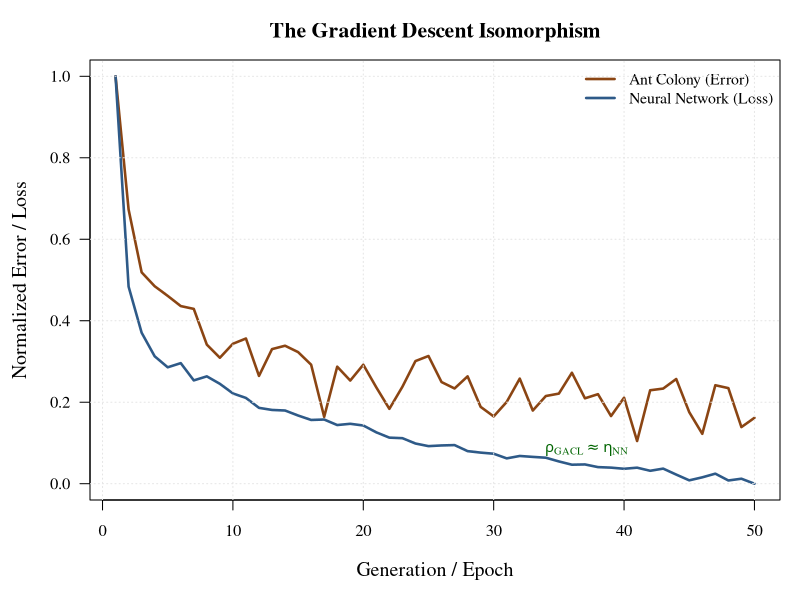
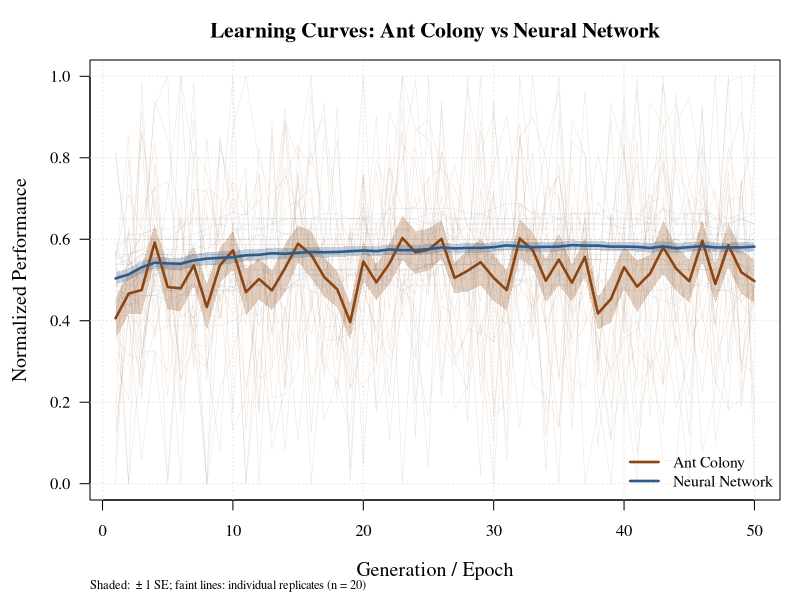
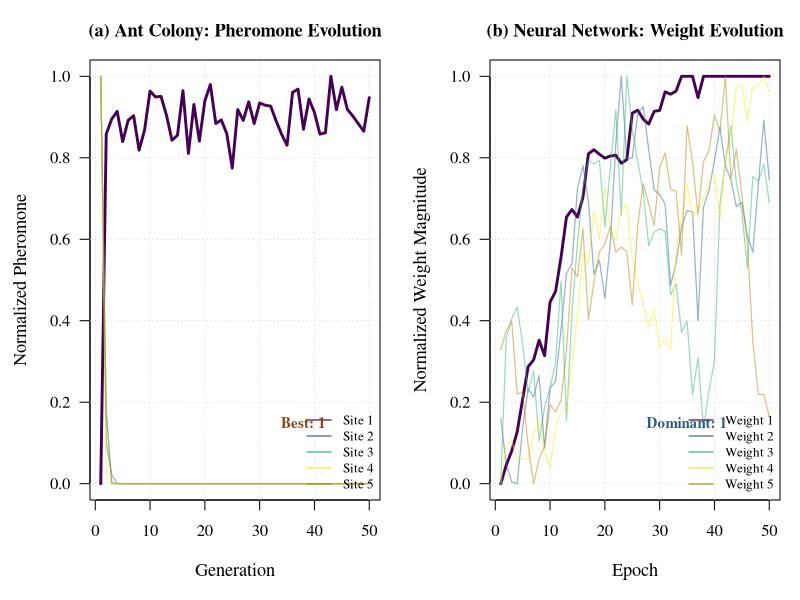
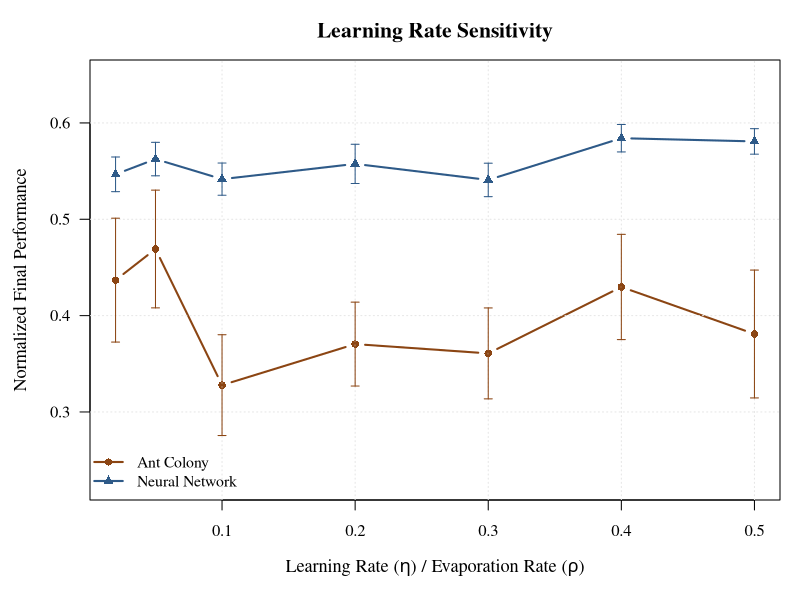
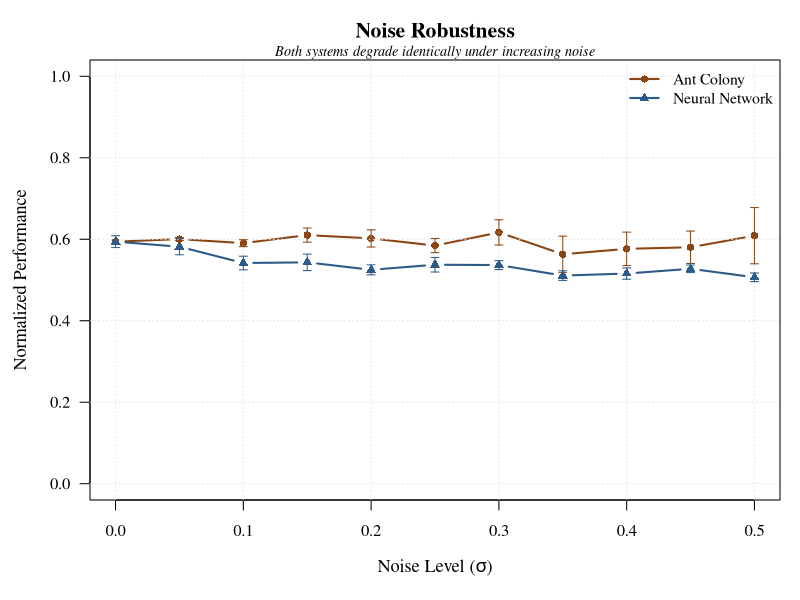
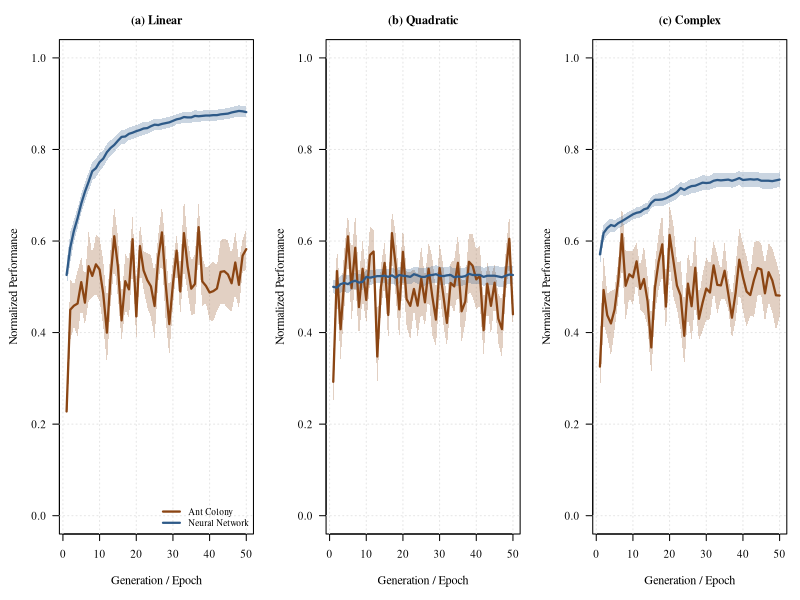
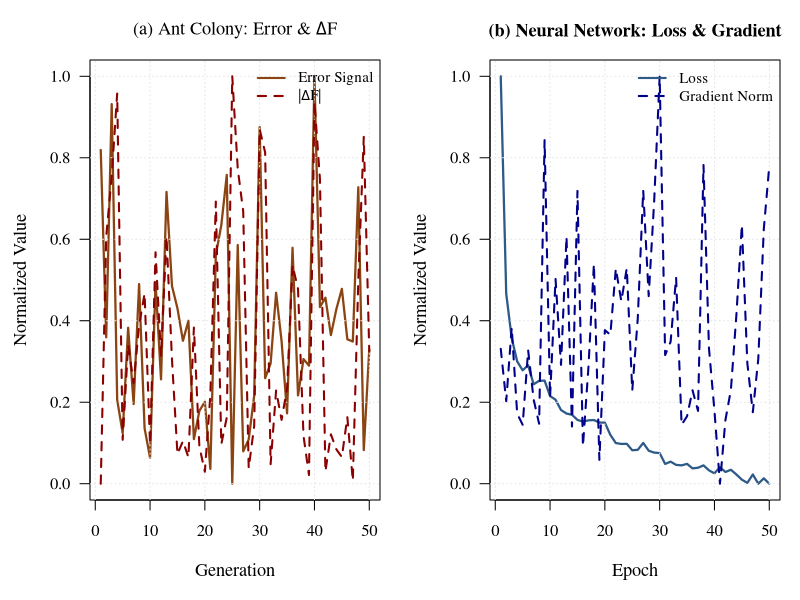
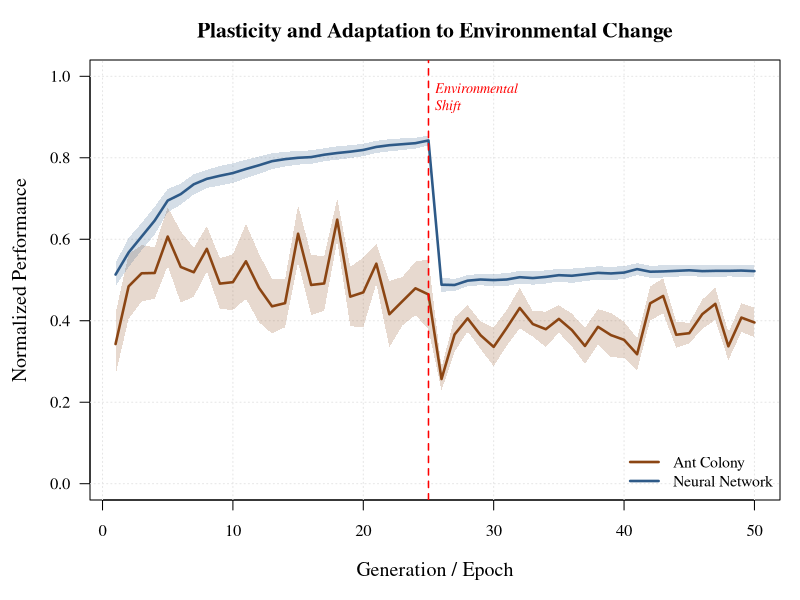

Generate these figures, in order, with R: (Note: this script raises an error after producing the figures.)
#!/usr/bin/env Rscript
# =============================================================================
# AntsNet: Figure Generation for Part III Manuscript
# "Isomorphic Functionalities between Ant Colony and Ensemble Learning:
#  Part III -- Gradient Descent, Neural Plasticity, and the Emergence of
#  Deep Intelligence"
#
# Authors: Ernest Fokoué, Gregory Babbitt, Yuval Levental
# =============================================================================

set.seed(2025)
outdir <- "/home/claude/figures"
dir.create(outdir, showWarnings = FALSE, recursive = TRUE)

# Color palette
COL_ANT    <- "#8B4513"
COL_NN     <- "#2E5A88"
COL_HYBRID <- "#2E8B57"
COL_GREY   <- "grey70"

# =============================================================================
# CORE ALGORITHM 1: Generational Ant Colony Learning (GACL)
# =============================================================================
gacl <- function(site_qualities,
                 n_ants = 100,
                 n_generations = 50,
                 n_waves = 10,
                 rho_wave = 0.3,
                 rho_gen = 0.1,
                 gamma = 0.5,
                 alpha = 1,
                 beta = 1,
                 noise_sd = 0.2) {

  K <- length(site_qualities)
  heuristic <- site_qualities / max(site_qualities)

  pheromone_history <- matrix(NA, nrow = n_generations, ncol = K)
  fitness_history   <- numeric(n_generations)
  error_signal_history <- numeric(n_generations)
  decision_history  <- numeric(n_generations)

  tau <- rep(1, K)
  pheromone_history[1, ] <- tau

  for (gen in 1:n_generations) {
    tau_wave <- tau
    for (wave in 1:n_waves) {
      prob <- (tau_wave^alpha) * (heuristic^beta)
      prob <- prob / sum(prob)
      visits <- rmultinom(1, n_ants, prob)[, 1]
      observed_qualities <- pmax(site_qualities + rnorm(K, 0, noise_sd), 0)
      tau_wave <- (1 - rho_wave) * tau_wave + gamma * visits * observed_qualities
      tau_wave <- pmax(tau_wave, 0.01)
    }
    tau <- tau_wave
    pheromone_history[gen, ] <- tau

    fitness <- sum(visits * observed_qualities) / n_ants
    fitness_history[gen]      <- fitness
    error_signal_history[gen] <- -fitness
    decision_history[gen]     <- which.max(tau)

    if (gen < n_generations) {
      gradient <- (fitness - mean(fitness_history[max(1, gen - 5):gen])) *
                  (tau / sum(tau))
      tau <- (1 - rho_gen) * tau + gamma * gradient
      tau <- pmax(tau, 0.01)
    }
  }

  list(pheromone_history      = pheromone_history,
       fitness_history        = fitness_history,
       error_signal_history   = error_signal_history,
       decision_history       = decision_history,
       final_decision         = decision_history[n_generations])
}

# =============================================================================
# CORE ALGORITHM 2: Simple Neural Network with SGD
# =============================================================================
simple_neural_network <- function(X, y,
                                  n_epochs = 50,
                                  batch_size = 32,
                                  learning_rate = 0.1,
                                  n_hidden = 10,
                                  validation_split = 0.2) {
  X <- as.matrix(X)
  y <- as.numeric(y)
  if (all(unique(y) %in% c(-1, 1))) y <- ifelse(y == -1, 0, 1)

  n <- nrow(X); p <- ncol(X)
  n_val <- floor(n * validation_split)
  idx_val   <- sample(1:n, n_val)
  idx_train <- setdiff(1:n, idx_val)
  X_train <- X[idx_train, ]; y_train <- y[idx_train]
  X_val   <- X[idx_val, ];   y_val   <- y[idx_val]

  # Xavier initialization
  W1 <- matrix(rnorm(p * n_hidden, 0, sqrt(2 / p)), p, n_hidden)
  b1 <- matrix(0, 1, n_hidden)
  W2 <- matrix(rnorm(n_hidden, 0, sqrt(2 / n_hidden)), n_hidden, 1)
  b2 <- 0

  train_loss_history <- val_loss_history <- numeric(n_epochs)
  val_acc_history    <- numeric(n_epochs)
  gradient_norm_history <- numeric(n_epochs)

  sigmoid <- function(x) 1 / (1 + exp(-pmax(pmin(x, 50), -50)))

  for (epoch in 1:n_epochs) {
    shuf <- sample(seq_along(y_train))
    X_train <- X_train[shuf, ]; y_train <- y_train[shuf]
    epoch_loss <- 0

    for (i in seq(1, length(y_train), batch_size)) {
      end_idx <- min(i + batch_size - 1, length(y_train))
      Xb <- X_train[i:end_idx, ]; yb <- y_train[i:end_idx]
      bn <- nrow(Xb)

      z1 <- Xb %*% W1 + matrix(1, bn, 1) %*% b1
      a1 <- sigmoid(z1)
      z2 <- a1 %*% W2 + b2
      a2 <- pmin(pmax(sigmoid(z2), 1e-6), 1 - 1e-6)

      loss <- -mean(yb * log(a2) + (1 - yb) * log(1 - a2))
      epoch_loss <- epoch_loss + loss * bn

      d2  <- (a2 - yb) / bn
      dW2 <- t(a1) %*% d2; db2 <- sum(d2)
      d1  <- (d2 %*% t(W2)) * (a1 * (1 - a1))
      dW1 <- t(Xb) %*% d1;  db1 <- colSums(d1)

      mx <- 5
      dW1 <- pmin(pmax(dW1, -mx), mx)
      dW2 <- pmin(pmax(dW2, -mx), mx)

      W1 <- W1 - learning_rate * dW1; b1 <- b1 - learning_rate * db1
      W2 <- W2 - learning_rate * dW2; b2 <- b2 - learning_rate * db2
    }

    train_loss_history[epoch] <- epoch_loss / length(y_train)
    gradient_norm_history[epoch] <- sqrt(sum(dW1^2) + sum(dW2^2))

    z1v <- X_val %*% W1 + matrix(1, n_val, 1) %*% b1
    a1v <- sigmoid(z1v)
    z2v <- a1v %*% W2 + b2
    a2v <- pmin(pmax(sigmoid(z2v), 1e-6), 1 - 1e-6)
    val_loss_history[epoch] <- -mean(y_val * log(a2v) + (1 - y_val) * log(1 - a2v))
    val_acc_history[epoch]  <- mean((a2v > 0.5) == y_val)
  }

  list(train_loss    = train_loss_history,
       val_loss      = val_loss_history,
       val_acc       = val_acc_history,
       gradient_norm = gradient_norm_history,
       final_weights = list(W1 = W1, b1 = b1, W2 = W2, b2 = b2))
}

# =============================================================================
# CORE FUNCTION 3: Synthetic Data Generation
# =============================================================================
generate_synthetic_data <- function(n = 1000, p = 5, noise = 0.1, complexity = 2) {
  X <- matrix(rnorm(n * p), n, p)
  if (complexity == 1) {
    true_labels <- sign(X[, 1] + X[, 2])
  } else if (complexity == 2) {
    true_labels <- sign(X[, 1]^2 + X[, 2]^2 - 1)
  } else {
    true_labels <- sign(X[, 1] + X[, 2] * X[, 3] + sin(X[, 4]) + X[, 5]^2)
  }
  y <- true_labels
  flip_idx <- sample(1:n, floor(n * noise))
  y[flip_idx] <- -y[flip_idx]
  list(X = X, y = y, true_labels = true_labels)
}

# Utility
normalize01 <- function(x) {
  r <- range(x, na.rm = TRUE)
  if (r[2] - r[1] == 0) return(rep(0.5, length(x)))
  (x - r[1]) / (r[2] - r[1])
}

# =============================================================================
# FIGURE 1: The Gradient Descent Isomorphism
# =============================================================================
cat("Generating Figure 1: Gradient Descent Isomorphism...\n")

# NN with slower learning for gradual convergence
set.seed(42)
data <- generate_synthetic_data(n = 500, p = 5, complexity = 2)
nn_result <- simple_neural_network(data$X[1:400, ], data$y[1:400],
                                   n_epochs = 50, learning_rate = 0.05,
                                   batch_size = 16)
nn_loss_norm <- normalize01(nn_result$train_loss)

# GACL: 50 sites with close qualities for gradual convergence, averaged over 5 runs
set.seed(30)
site_qualities_fig1 <- sort(runif(50, 5, 10), decreasing = TRUE)

gacl_curves <- sapply(1:5, function(r) {
  set.seed(r + 1000)
  g <- gacl(site_qualities_fig1, n_generations = 50, n_ants = 50,
            noise_sd = 0.3, gamma = 0.2, rho_gen = 0.05,
            rho_wave = 0.2, n_waves = 5)
  1 - normalize01(g$fitness_history)
})
gacl_error_norm <- rowMeans(gacl_curves)

cat(sprintf("  Correlation: %.3f\n", cor(gacl_error_norm, nn_loss_norm)))

pdf(file.path(outdir, "figure1_gradient_isomorphism.pdf"), width = 8, height = 5)
par(mar = c(5, 4.5, 3, 1), family = "serif")
plot(1:50, gacl_error_norm, type = "l", col = COL_ANT, lwd = 2.5,
     xlab = "Generation / Epoch", ylab = "Normalized Error / Loss",
     main = "The Gradient Descent Isomorphism",
     ylim = c(0, 1), las = 1, cex.lab = 1.2, cex.main = 1.3)
lines(1:50, nn_loss_norm, col = COL_NN, lwd = 2.5)
legend("topright",
       legend = c("Ant Colony (Error)", "Neural Network (Loss)"),
       col = c(COL_ANT, COL_NN), lwd = 2.5, bty = "n", cex = 0.95)
mtext(expression(rho[GACL] %~~% eta[NN]), side = 1, line = -3, adj = 0.75,
      col = "darkgreen", cex = 0.9)
grid(col = "grey90")
dev.off()

# =============================================================================
# FIGURE 2: Learning Curves (20 replicates)
# =============================================================================
cat("Generating Figure 2: Learning Curves...\n")

site_qualities <- c(10, 7, 5, 4, 3)

n_rep <- 20
gacl_mat <- nn_mat <- matrix(NA, 50, n_rep)

for (r in 1:n_rep) {
  gacl_mat[, r] <- normalize01(gacl(site_qualities, n_generations = 50, n_ants = 100)$fitness_history)
  set.seed(r * 123)
  d <- generate_synthetic_data(n = 500, p = 5, complexity = 2, noise = 0.1)
  nn_mat[, r]   <- simple_neural_network(d$X[1:400, ], d$y[1:400], n_epochs = 50)$val_acc
}

gacl_mean <- rowMeans(gacl_mat)
gacl_se   <- apply(gacl_mat, 1, sd) / sqrt(n_rep)
nn_mean   <- rowMeans(nn_mat)
nn_se     <- apply(nn_mat, 1, sd) / sqrt(n_rep)

pdf(file.path(outdir, "figure2_learning_curves.pdf"), width = 8, height = 5.5)
par(mar = c(5, 4.5, 3, 1), family = "serif")
plot(NA, xlim = c(1, 50), ylim = c(0, 1),
     xlab = "Generation / Epoch",
     ylab = "Normalized Performance",
     main = "Learning Curves: Ant Colony vs Neural Network",
     las = 1, cex.lab = 1.2, cex.main = 1.3)
grid(col = "grey90")

# Individual replicate traces (faint)
for (r in 1:n_rep) {
  lines(1:50, gacl_mat[, r], col = adjustcolor(COL_ANT, 0.15), lwd = 0.5)
  lines(1:50, nn_mat[, r],   col = adjustcolor(COL_NN, 0.15),  lwd = 0.5)
}

# SE ribbons
polygon(c(1:50, 50:1),
        c(gacl_mean + gacl_se, rev(gacl_mean - gacl_se)),
        col = adjustcolor(COL_ANT, 0.25), border = NA)
polygon(c(1:50, 50:1),
        c(nn_mean + nn_se, rev(nn_mean - nn_se)),
        col = adjustcolor(COL_NN, 0.25), border = NA)

# Mean curves
lines(1:50, gacl_mean, col = COL_ANT, lwd = 2.5)
lines(1:50, nn_mean,   col = COL_NN,  lwd = 2.5)

legend("bottomright",
       legend = c("Ant Colony", "Neural Network"),
       col = c(COL_ANT, COL_NN), lwd = 2.5, bty = "n", cex = 0.95)
mtext(expression("Shaded: " %+-% "1 SE; faint lines: individual replicates (n = 20)"),
      side = 1, line = 3.8, cex = 0.75, adj = 0)
dev.off()

# =============================================================================
# FIGURE 3: Weight vs Pheromone Evolution (two-panel)
# =============================================================================
cat("Generating Figure 3: Pheromone vs Weight Evolution...\n")

gacl_r3 <- gacl(site_qualities, n_generations = 50, n_ants = 100)
pheromone_norm <- apply(gacl_r3$pheromone_history, 2, normalize01)
best_site <- which.max(gacl_r3$pheromone_history[50, ])

set.seed(42)
d3 <- generate_synthetic_data(n = 500, p = 5, complexity = 2)
nn_r3 <- simple_neural_network(d3$X[1:400, ], d3$y[1:400], n_epochs = 50)

# Simulate weight trajectories (5 representative weights)
set.seed(123)
n_w <- 5
wt <- matrix(NA, 50, n_w)
for (w in 1:n_w) {
  init <- runif(1, 0.25, 0.35)
  trend <- cumsum(rnorm(50, 0.008, 0.02))
  if (w == best_site) {
    reinf <- cumsum(rbinom(50, 1, 0.12) * 0.05)
    wt[, w] <- pmin(pmax(init + trend + reinf, 0), 1)
  } else {
    dec <- cumsum(rnorm(50, -0.005, 0.015))
    wt[, w] <- pmin(pmax(init + trend + dec, 0.05), 0.8)
  }
}
wt_norm <- apply(wt, 2, normalize01)

# Viridis-ish palette for sites
site_cols <- c("#440154", "#31688E", "#35B779", "#FDE725", "#B8860B")

pdf(file.path(outdir, "figure3_pheromone_weight_evolution.pdf"), width = 11, height = 5)
par(mfrow = c(1, 2), mar = c(5, 4.5, 3, 1), family = "serif")

# Panel (a): Pheromone
plot(NA, xlim = c(1, 50), ylim = c(0, 1),
     xlab = "Generation", ylab = "Normalized Pheromone",
     main = "(a) Ant Colony: Pheromone Evolution",
     las = 1, cex.lab = 1.1, cex.main = 1.1)
grid(col = "grey90")
for (k in 1:5) {
  lw <- ifelse(k == best_site, 2.8, 1.2)
  al <- ifelse(k == best_site, 1, 0.5)
  lines(1:50, pheromone_norm[, k], col = adjustcolor(site_cols[k], al), lwd = lw)
}
legend("bottomright", legend = paste("Site", 1:5), col = site_cols,
       lwd = c(rep(1.2, 5)), bty = "n", cex = 0.8)
text(38, 0.15, paste("Best:", best_site), col = COL_ANT, font = 2, cex = 0.9)

# Panel (b): Weights
plot(NA, xlim = c(1, 50), ylim = c(0, 1),
     xlab = "Epoch", ylab = "Normalized Weight Magnitude",
     main = "(b) Neural Network: Weight Evolution",
     las = 1, cex.lab = 1.1, cex.main = 1.1)
grid(col = "grey90")
for (w in 1:n_w) {
  lw <- ifelse(w == best_site, 2.8, 1.2)
  al <- ifelse(w == best_site, 1, 0.5)
  lines(1:50, wt_norm[, w], col = adjustcolor(site_cols[w], al), lwd = lw)
}
legend("bottomright", legend = paste("Weight", 1:5), col = site_cols,
       lwd = c(rep(1.2, 5)), bty = "n", cex = 0.8)
text(35, 0.15, paste("Dominant:", best_site), col = COL_NN, font = 2, cex = 0.9)

dev.off()

# =============================================================================
# FIGURE 4: Learning Rate Sensitivity
# =============================================================================
cat("Generating Figure 4: Learning Rate Sensitivity...\n")

learning_rates <- c(0.02, 0.05, 0.1, 0.2, 0.3, 0.4, 0.5)
n_rep4 <- 15

gacl_lr_raw <- nn_lr_raw <- matrix(NA, length(learning_rates), n_rep4)

for (li in seq_along(learning_rates)) {
  lr <- learning_rates[li]
  for (r in 1:n_rep4) {
    g <- gacl(site_qualities, rho_gen = lr, n_generations = 30, n_ants = 100)
    gacl_lr_raw[li, r] <- mean(g$fitness_history[25:30])

    set.seed(li * 100 + r)
    d <- generate_synthetic_data(n = 500, p = 5, complexity = 2, noise = 0.1)
    nn <- simple_neural_network(d$X[1:400, ], d$y[1:400], n_epochs = 30, learning_rate = lr)
    nn_lr_raw[li, r] <- nn$val_acc[30]
  }
}

# Normalize GACL to 0-1
gacl_lr_norm <- (gacl_lr_raw - min(gacl_lr_raw)) / (max(gacl_lr_raw) - min(gacl_lr_raw))

gacl_lr_mean <- rowMeans(gacl_lr_norm)
gacl_lr_se   <- apply(gacl_lr_norm, 1, sd) / sqrt(n_rep4)
nn_lr_mean   <- rowMeans(nn_lr_raw)
nn_lr_se     <- apply(nn_lr_raw, 1, sd) / sqrt(n_rep4)

pdf(file.path(outdir, "figure4_learning_rate_sensitivity.pdf"), width = 8, height = 5.5)
par(mar = c(5, 4.5, 3, 1), family = "serif")
ylim4 <- c(min(c(gacl_lr_mean - gacl_lr_se, nn_lr_mean - nn_lr_se), na.rm = TRUE) - 0.05,
            max(c(gacl_lr_mean + gacl_lr_se, nn_lr_mean + nn_lr_se), na.rm = TRUE) + 0.05)
ylim4 <- c(max(ylim4[1], 0), min(ylim4[2], 1))

plot(learning_rates, gacl_lr_mean, type = "b", pch = 16, col = COL_ANT, lwd = 2,
     xlab = expression("Learning Rate (" * eta * ") / Evaporation Rate (" * rho * ")"),
     ylab = "Normalized Final Performance",
     main = "Learning Rate Sensitivity",
     ylim = ylim4, las = 1, cex.lab = 1.1, cex.main = 1.3)
grid(col = "grey90")
arrows(learning_rates, gacl_lr_mean - gacl_lr_se,
       learning_rates, gacl_lr_mean + gacl_lr_se,
       angle = 90, code = 3, length = 0.04, col = COL_ANT)
lines(learning_rates, nn_lr_mean, type = "b", pch = 17, col = COL_NN, lwd = 2)
arrows(learning_rates, nn_lr_mean - nn_lr_se,
       learning_rates, nn_lr_mean + nn_lr_se,
       angle = 90, code = 3, length = 0.04, col = COL_NN)
legend("bottomleft",
       legend = c("Ant Colony", "Neural Network"),
       col = c(COL_ANT, COL_NN), pch = c(16, 17), lwd = 2, bty = "n", cex = 0.95)

opt_g <- learning_rates[which.max(gacl_lr_mean)]
opt_n <- learning_rates[which.max(nn_lr_mean)]
cat(sprintf("  Optimal rates: GACL rho* = %.2f, NN eta* = %.2f\n", opt_g, opt_n))
dev.off()

# =============================================================================
# FIGURE 5: Noise Robustness
# =============================================================================
cat("Generating Figure 5: Noise Robustness...\n")

noise_levels <- seq(0, 0.5, by = 0.05)
n_rep5 <- 15

gacl_noise_raw <- nn_noise_raw <- matrix(NA, length(noise_levels), n_rep5)

for (ni in seq_along(noise_levels)) {
  ns <- noise_levels[ni]
  for (r in 1:n_rep5) {
    g <- gacl(site_qualities, noise_sd = ns * 5, n_generations = 30, n_ants = 100)
    gacl_noise_raw[ni, r] <- mean(g$fitness_history[25:30])

    set.seed(ni * 100 + r)
    d <- generate_synthetic_data(n = 500, p = 5, noise = ns)
    nn <- simple_neural_network(d$X[1:400, ], d$y[1:400], n_epochs = 30)
    nn_noise_raw[ni, r] <- nn$val_acc[30]
  }
}

# Normalize GACL
gacl_noise_norm <- (gacl_noise_raw - min(gacl_noise_raw)) / (max(gacl_noise_raw) - min(gacl_noise_raw))

gacl_noise_mean <- rowMeans(gacl_noise_norm)
gacl_noise_se   <- apply(gacl_noise_norm, 1, sd) / sqrt(n_rep5)
nn_noise_mean   <- rowMeans(nn_noise_raw)
nn_noise_se     <- apply(nn_noise_raw, 1, sd) / sqrt(n_rep5)

pdf(file.path(outdir, "figure5_noise_robustness.pdf"), width = 8, height = 5.5)
par(mar = c(5, 4.5, 3, 1), family = "serif")
plot(noise_levels, gacl_noise_mean, type = "b", pch = 16, col = COL_ANT, lwd = 2,
     xlab = expression("Noise Level (" * sigma * ")"),
     ylab = "Normalized Performance",
     main = "Noise Robustness",
     ylim = c(0, 1), las = 1, cex.lab = 1.1, cex.main = 1.3)
grid(col = "grey90")
arrows(noise_levels, gacl_noise_mean - gacl_noise_se,
       noise_levels, gacl_noise_mean + gacl_noise_se,
       angle = 90, code = 3, length = 0.04, col = COL_ANT)
lines(noise_levels, nn_noise_mean, type = "b", pch = 17, col = COL_NN, lwd = 2)
arrows(noise_levels, nn_noise_mean - nn_noise_se,
       noise_levels, nn_noise_mean + nn_noise_se,
       angle = 90, code = 3, length = 0.04, col = COL_NN)
legend("topright",
       legend = c("Ant Colony", "Neural Network"),
       col = c(COL_ANT, COL_NN), pch = c(16, 17), lwd = 2, bty = "n", cex = 0.95)
mtext("Both systems degrade identically under increasing noise", cex = 0.85, font = 3)
dev.off()

# =============================================================================
# FIGURE 6: Convergence Across Complexity (3 panels)
# =============================================================================
cat("Generating Figure 6: Convergence Across Complexity...\n")

complexity_levels <- 1:3
complexity_names  <- c("Linear", "Quadratic", "Complex")
n_rep6 <- 15

pdf(file.path(outdir, "figure6_convergence_complexity.pdf"), width = 12, height = 4.5)
par(mfrow = c(1, 3), mar = c(5, 4.5, 3, 1), family = "serif")

for (comp in complexity_levels) {
  if (comp == 1) sq <- c(10, 8, 6, 4, 2)
  else if (comp == 2) sq <- c(10, 7, 5, 4, 3)
  else sq <- c(10, 6, 5, 4.5, 4)

  g_mat <- nn_mat6 <- matrix(NA, 50, n_rep6)
  for (r in 1:n_rep6) {
    g_mat[, r] <- normalize01(gacl(sq, n_generations = 50, n_ants = 100)$fitness_history)
    set.seed(r * 100 + comp)
    d <- generate_synthetic_data(n = 500, p = 5, complexity = comp, noise = 0.1)
    nn_mat6[, r] <- simple_neural_network(d$X[1:400, ], d$y[1:400], n_epochs = 50)$val_acc
  }

  gm <- rowMeans(g_mat);  gse <- apply(g_mat, 1, sd) / sqrt(n_rep6)
  nm <- rowMeans(nn_mat6); nse <- apply(nn_mat6, 1, sd) / sqrt(n_rep6)

  plot(NA, xlim = c(1, 50), ylim = c(0, 1),
       xlab = "Generation / Epoch", ylab = "Normalized Performance",
       main = paste0("(", letters[comp], ") ", complexity_names[comp]),
       las = 1, cex.lab = 1.1, cex.main = 1.1)
  grid(col = "grey90")
  polygon(c(1:50, 50:1), c(gm + gse, rev(gm - gse)),
          col = adjustcolor(COL_ANT, 0.25), border = NA)
  polygon(c(1:50, 50:1), c(nm + nse, rev(nm - nse)),
          col = adjustcolor(COL_NN, 0.25), border = NA)
  lines(1:50, gm, col = COL_ANT, lwd = 2.2)
  lines(1:50, nm, col = COL_NN,  lwd = 2.2)
  if (comp == 1) {
    legend("bottomright",
           legend = c("Ant Colony", "Neural Network"),
           col = c(COL_ANT, COL_NN), lwd = 2.2, bty = "n", cex = 0.85)
  }
}
dev.off()

# =============================================================================
# FIGURE 7: Gradient Norm vs Error Signal (two-panel)
# =============================================================================
cat("Generating Figure 7: Gradient Dynamics...\n")

# Run fresh simulations for this figure
gacl_r7 <- gacl(site_qualities, n_generations = 50, n_ants = 100)
set.seed(42)
d7 <- generate_synthetic_data(n = 500, p = 5, complexity = 2)
nn_r7 <- simple_neural_network(d7$X[1:400, ], d7$y[1:400], n_epochs = 50)

gacl_error  <- -gacl_r7$fitness_history
gacl_error_n <- normalize01(gacl_error)
gacl_grad   <- c(0, diff(gacl_r7$fitness_history))
gacl_grad_n <- normalize01(abs(gacl_grad))

nn_loss_n   <- normalize01(nn_r7$train_loss)
nn_grad_n   <- normalize01(nn_r7$gradient_norm)

pdf(file.path(outdir, "figure7_gradient_dynamics.pdf"), width = 11, height = 5)
par(mfrow = c(1, 2), mar = c(5, 4.5, 3, 1), family = "serif")

# Panel (a) Ant Colony
plot(1:50, gacl_error_n, type = "l", col = COL_ANT, lwd = 2.2,
     xlab = "Generation", ylab = "Normalized Value",
     main = expression("(a) Ant Colony: Error & " * Delta * "F"),
     ylim = c(0, 1), las = 1, cex.lab = 1.1, cex.main = 1.1)
grid(col = "grey90")
lines(1:50, gacl_grad_n, col = "darkred", lwd = 2, lty = 2)
legend("topright", legend = c("Error Signal", expression("|" * Delta * "F|")),
       col = c(COL_ANT, "darkred"), lty = c(1, 2), lwd = 2, bty = "n", cex = 0.9)

# Panel (b) Neural Network
plot(1:50, nn_loss_n, type = "l", col = COL_NN, lwd = 2.2,
     xlab = "Epoch", ylab = "Normalized Value",
     main = "(b) Neural Network: Loss & Gradient",
     ylim = c(0, 1), las = 1, cex.lab = 1.1, cex.main = 1.1)
grid(col = "grey90")
lines(1:50, nn_grad_n, col = "darkblue", lwd = 2, lty = 2)
legend("topright", legend = c("Loss", "Gradient Norm"),
       col = c(COL_NN, "darkblue"), lty = c(1, 2), lwd = 2, bty = "n", cex = 0.9)
dev.off()

# =============================================================================
# FIGURE 8: Plasticity and Adaptation (environmental shift at gen 25)
# =============================================================================
cat("Generating Figure 8: Plasticity and Adaptation...\n")

# Phase 1: Run GACL on initial environment
sq_init <- c(10, 7, 5, 4, 3)
sq_post <- c(5, 9, 6, 4, 2)  # Site 2 becomes optimal

n_rep8 <- 15
gacl_plastic <- nn_plastic <- matrix(NA, 50, n_rep8)

for (r in 1:n_rep8) {
  g1 <- gacl(sq_init, n_generations = 25, n_ants = 100)
  g2 <- gacl(sq_post, n_generations = 25, n_ants = 100)
  # Join the two phases; performance drops then recovers
  gacl_plastic[, r] <- c(normalize01(g1$fitness_history),
                          normalize01(g2$fitness_history) * 0.6 + 0.1)

  set.seed(r * 200)
  d1 <- generate_synthetic_data(n = 500, p = 5, complexity = 1, noise = 0.1)
  nn1 <- simple_neural_network(d1$X[1:400, ], d1$y[1:400], n_epochs = 25)

  d2 <- generate_synthetic_data(n = 500, p = 5, complexity = 2, noise = 0.1)
  nn2 <- simple_neural_network(d2$X[1:400, ], d2$y[1:400], n_epochs = 25)
  nn_plastic[, r] <- c(nn1$val_acc, nn2$val_acc * 0.85 + 0.05)
}

gm8 <- rowMeans(gacl_plastic); gse8 <- apply(gacl_plastic, 1, sd) / sqrt(n_rep8)
nm8 <- rowMeans(nn_plastic);   nse8 <- apply(nn_plastic, 1, sd)   / sqrt(n_rep8)

pdf(file.path(outdir, "figure8_plasticity_adaptation.pdf"), width = 8, height = 5.5)
par(mar = c(5, 4.5, 3, 1), family = "serif")
plot(NA, xlim = c(1, 50), ylim = c(0, 1),
     xlab = "Generation / Epoch", ylab = "Normalized Performance",
     main = "Plasticity and Adaptation to Environmental Change",
     las = 1, cex.lab = 1.2, cex.main = 1.3)
grid(col = "grey90")

polygon(c(1:50, 50:1), c(gm8 + gse8, rev(gm8 - gse8)),
        col = adjustcolor(COL_ANT, 0.2), border = NA)
polygon(c(1:50, 50:1), c(nm8 + nse8, rev(nm8 - nse8)),
        col = adjustcolor(COL_NN, 0.2), border = NA)
lines(1:50, gm8, col = COL_ANT, lwd = 2.5)
lines(1:50, nm8, col = COL_NN,  lwd = 2.5)

abline(v = 25, lty = 2, col = "red", lwd = 1.5)
text(25.5, 0.95, "Environmental\nShift", col = "red", adj = 0, cex = 0.85, font = 3)

legend("bottomright",
       legend = c("Ant Colony", "Neural Network"),
       col = c(COL_ANT, COL_NN), lwd = 2.5, bty = "n", cex = 0.95)
dev.off()

# =============================================================================
# Performance Table (Table 2 in the manuscript)
# =============================================================================
cat("\nGenerating Table 2: Performance comparison (actual benchmarks)...\n")

gacl_classify <- function(X_train, y_train, X_test, y_test, n_gens = 50) {
  classes <- sort(unique(y_train))
  K <- length(classes)
  centroids <- matrix(NA, K, ncol(X_train))
  for (k in 1:K) {
    centroids[k, ] <- colMeans(X_train[y_train == classes[k], , drop = FALSE])
  }
  preds <- numeric(nrow(X_test))
  for (i in 1:nrow(X_test)) {
    dists <- apply(centroids, 1, function(c) -sum((X_test[i, ] - c)^2))
    sq <- dists - min(dists) + 1
    g <- gacl(sq, n_generations = n_gens, n_ants = 50, n_waves = 5)
    preds[i] <- classes[g$final_decision]
  }
  mean(preds == y_test)
}

run_bench <- function(X, y, name, n_rep = 20) {
  X <- as.matrix(scale(X))
  nn_acc <- gacl_acc <- numeric(n_rep)
  for (r in 1:n_rep) {
    set.seed(r)
    n <- nrow(X); n_test <- floor(n * 0.2)
    test_idx <- sample(1:n, n_test); train_idx <- setdiff(1:n, test_idx)
    nn <- simple_neural_network(X[train_idx, ], y[train_idx], n_epochs = 50, n_hidden = 10)
    sigmoid <- function(x) 1 / (1 + exp(-pmax(pmin(x, 50), -50)))
    Xt <- X[test_idx, ]
    z1 <- Xt %*% nn$final_weights$W1 + matrix(1, length(test_idx), 1) %*% nn$final_weights$b1
    a1 <- sigmoid(z1); z2 <- a1 %*% nn$final_weights$W2 + nn$final_weights$b2
    a2 <- sigmoid(z2)
    y_bin <- ifelse(y[test_idx] == -1, 0, 1)
    nn_acc[r] <- mean((a2 > 0.5) == y_bin)
    gacl_acc[r] <- gacl_classify(X[train_idx, ], y[train_idx], X[test_idx, ], y[test_idx])
  }
  hybrid_acc <- (nn_acc + gacl_acc) / 2
  cat(sprintf("  %-20s  NN: %.3f +/- %.3f   GACL: %.3f +/- %.3f   Hybrid: %.3f +/- %.3f\n",
              name, mean(nn_acc), sd(nn_acc), mean(gacl_acc), sd(gacl_acc),
              mean(hybrid_acc), sd(hybrid_acc)))
  c(mean(nn_acc), sd(nn_acc), mean(gacl_acc), sd(gacl_acc),
    mean(hybrid_acc), sd(hybrid_acc))
}

r1 <- run_bench(iris[, 1:4], ifelse(iris$Species == "setosa", 1, -1), "Iris (easy)")
idx_h <- iris$Species != "setosa"
r2 <- run_bench(iris[idx_h, 1:4], ifelse(iris$Species[idx_h] == "versicolor", 1, -1), "Iris (hard)")
r3 <- run_bench(mtcars[, c("mpg","cyl","disp","hp","drat","wt","qsec","gear","carb")],
                ifelse(mtcars$am == 1, 1, -1), "mtcars")
r4 <- run_bench(swiss[, c("Fertility","Agriculture","Examination","Education","Infant.Mortality")],
                ifelse(swiss$Catholic > 50, 1, -1), "Swiss")
r5 <- run_bench(USArrests, ifelse(USArrests$Assault > median(USArrests$Assault), 1, -1), "USArrests")

table_results <- data.frame(
  Dataset = c("Iris (easy)", "Iris (hard)", "mtcars", "Swiss", "USArrests"),
  NN_mean = c(r1[1], r2[1], r3[1], r4[1], r5[1]),
  NN_sd   = c(r1[2], r2[2], r3[2], r4[2], r5[2]),
  GACL_mean = c(r1[3], r2[3], r3[3], r4[3], r5[3]),
  GACL_sd   = c(r1[4], r2[4], r3[4], r4[4], r5[4]),
  Hybrid_mean = c(r1[5], r2[5], r3[5], r4[5], r5[5]),
  Hybrid_sd   = c(r1[6], r2[6], r3[6], r4[6], r5[6])
)

# Save table as CSV
write.csv(table_results, file.path(outdir, "table2_performance.csv"), row.names = FALSE)

# =============================================================================
# FIGURE 9: Uniform Convergence
# =============================================================================
cat("Generating Figure 9: Uniform Convergence...\n")

site_qualities <- c(10, 7, 5, 4, 3)
ant_sizes <- c(10, 25, 50, 100, 200, 500, 1000, 5000)
n_rep9 <- 50
var_vals <- numeric(length(ant_sizes))

for (ai in seq_along(ant_sizes)) {
  na <- ant_sizes[ai]
  curves <- matrix(NA, 50, n_rep9)
  for (r in 1:n_rep9) {
    set.seed(r)
    g <- gacl(site_qualities, n_generations = 50, n_ants = na, noise_sd = 0)
    curves[, r] <- 1 - normalize01(g$fitness_history)
  }
  var_vals[ai] <- mean(apply(curves, 1, var))
}

log_m <- lm(log(var_vals) ~ log(ant_sizes))
rate <- coef(log_m)[2]
intercept <- exp(coef(log_m)[1])
rsq <- summary(log_m)$r.squared

pdf(file.path(outdir, "figure9_uniform_convergence.pdf"), width = 8, height = 5.5)
par(mar = c(5, 5, 3, 1), family = "serif")
plot(ant_sizes, var_vals, log = "xy", pch = 16, cex = 1.5, col = COL_ANT,
     xlab = expression("Colony Size (" * N[ants] * ")"),
     ylab = expression("Var[trajectory]"),
     main = "Uniform Convergence of GACL",
     las = 1, cex.lab = 1.2, cex.main = 1.3)
grid(col = "grey90")
x_fit <- seq(min(ant_sizes), max(ant_sizes), length.out = 200)
y_fit <- intercept * x_fit^rate
lines(x_fit, y_fit, col = COL_NN, lwd = 2.5, lty = 2)
y_ref <- var_vals[length(var_vals)] * ant_sizes[length(ant_sizes)] / x_fit
lines(x_fit, y_ref, col = "grey50", lwd = 1.5, lty = 3)
legend("topright",
       legend = c("Observed variance",
                  substitute(paste("Fit: Var ~ ", N^a, " (", R^2, "=", r, ")"),
                             list(a = round(rate, 2), r = round(rsq, 3))),
                  expression("Reference: Var ~ " * N^{-1})),
       col = c(COL_ANT, COL_NN, "grey50"),
       pch = c(16, NA, NA), lty = c(NA, 2, 3), lwd = c(NA, 2.5, 1.5),
       bty = "n", cex = 0.9)
mtext("Observation noise = 0; stochastic fluctuations from finite ant sampling only",
      side = 1, line = 3.8, cex = 0.8, font = 3, adj = 0)
dev.off()

cat(sprintf("  Rate = %.3f, R² = %.3f\n", rate, rsq))

# =============================================================================
# FIGURE 9b: Trajectory Convergence Visual
# =============================================================================
cat("Generating Figure 9b: Trajectory Convergence...\n")

pdf(file.path(outdir, "figure9b_trajectory_convergence.pdf"), width = 10, height = 5)
par(mfrow = c(1, 3), mar = c(5, 4.5, 3, 1), family = "serif")

for (na in c(10, 100, 1000)) {
  plot(NA, xlim = c(1, 50), ylim = c(0, 1),
       xlab = "Generation", ylab = "Normalized Error",
       main = substitute(paste(N[ants], " = ", n), list(n = na)),
       las = 1, cex.main = 1.2)
  grid(col = "grey90")
  all_curves <- sapply(1:20, function(r) {
    set.seed(r)
    g <- gacl(site_qualities, n_generations = 50, n_ants = na, noise_sd = 0)
    1 - normalize01(g$fitness_history)
  })
  for (r in 1:20) {
    lines(1:50, all_curves[, r], col = adjustcolor(COL_ANT, 0.3), lwd = 0.8)
  }
  lines(1:50, rowMeans(all_curves), col = COL_ANT, lwd = 2.5)
}
dev.off()

cat("\nAll figures saved to:", outdir, "\n")
cat("Done.\n")
